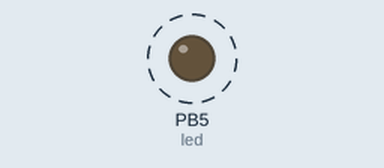
Recording of a program running on a simulated ATmega328P, built with avr-gcc and emulated at 16 MHz. On the bench: output pins drawn as LEDs (lit = HIGH). Dashed ring = blinking.

Above: at 0.1 s.
Timing chart, 0 to 3.0 s (numbered marks = the images above):
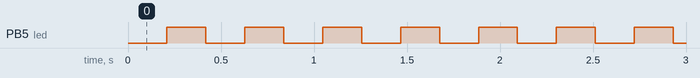

Measured:
- by itself, PB5 (led): alternates HIGH for 0.21 s and LOW for 0.21 s

The program:

main.c
```c
/*
 * main.c
 *
 *  Created on: 13. feb. 2016
 *      Author: Róbert
 */

#include <avr/io.h>
#include <avr/interrupt.h>

// global variable to count the number of overflows
volatile uint8_t overflow;

// TIMER0 overflow interrupt service routine
// called whenever TCNT0 overflows
ISR(TIMER0_OVF_vect)
{
    // keep a track of number of overflows
    overflow++;
}

void timer_init()
{
    // set up timer with prescaler = 1024
    TCCR0B |= (1 << CS02)| (1 << CS00);

    // initialize counter
    TCNT0 = 0;

    // enable overflow interrupt
    TIMSK0 |= (1 << TOIE0);

    sei();

    overflow = 0;
}

int main(void)
{
    // connect led to pin PC0
    DDRB = 0x20;

    // initialize timer
    timer_init();

    // loop forever
    while(1)
    {
        // check if no. of overflows = 12
        if (overflow >= 12)  // NOTE: '>=' is used
        {
            // check if the timer count reaches 53
            if (TCNT0 >= 200)
            {
                PORTB ^= (1 << PORTB5);    // toggles the led
                TCNT0 = 0;            // reset counter
                overflow = 0;     // reset overflow counter
            }
        }
    }
}
```
